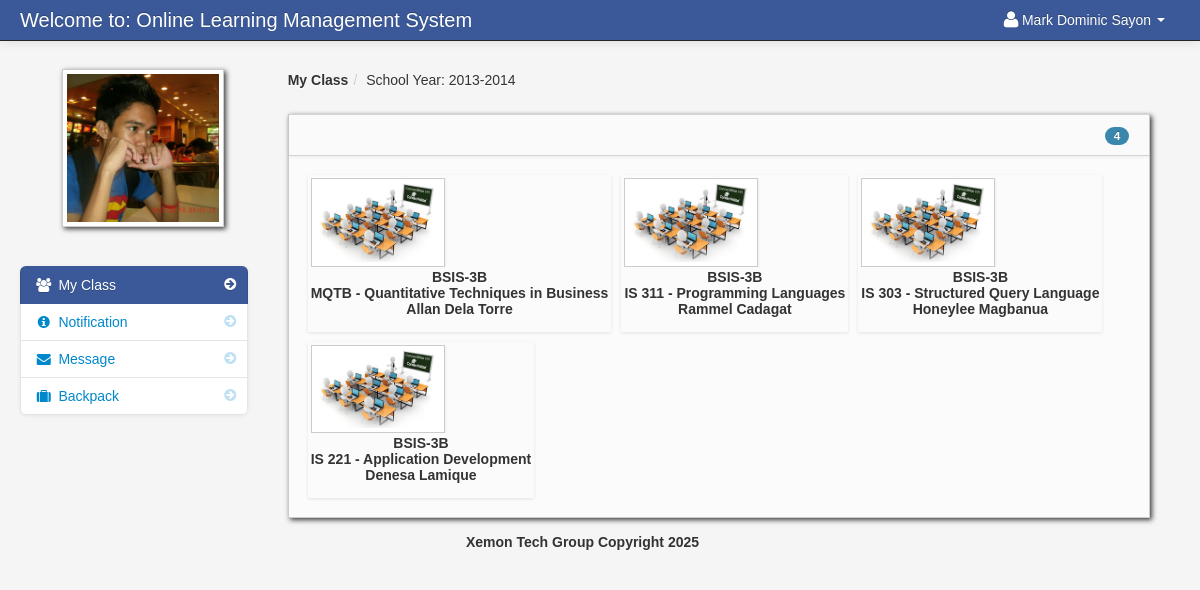
The page /dashboard_student.php (signed in) on the database its author committed.
### tables this page shows
CREATE TABLE `student` (
  `student_id` int(11) NOT NULL,
  `firstname` varchar(100) NOT NULL,
  `lastname` varchar(100) NOT NULL,
  `class_id` int(11) NOT NULL,
  `username` varchar(100) NOT NULL,
  `password` varchar(100) NOT NULL,
  `location` varchar(100) NOT NULL,
  `status` varchar(100) NOT NULL
);

CREATE TABLE `school_year` (
  `school_year_id` int(11) NOT NULL,
  `school_year` varchar(100) NOT NULL
);

CREATE TABLE `teacher_class_student` (
  `teacher_class_student_id` int(11) NOT NULL,
  `teacher_class_id` int(11) NOT NULL,
  `student_id` int(11) NOT NULL,
  `teacher_id` int(11) NOT NULL
);

CREATE TABLE `teacher_class` (
  `teacher_class_id` int(11) NOT NULL,
  `teacher_id` int(11) NOT NULL,
  `class_id` int(11) NOT NULL,
  `subject_id` int(11) NOT NULL,
  `thumbnails` varchar(100) NOT NULL,
  `school_year` varchar(100) NOT NULL
);

CREATE TABLE `class` (
  `class_id` int(11) NOT NULL,
  `class_name` varchar(100) NOT NULL
);

CREATE TABLE `subject` (
  `subject_id` int(11) NOT NULL,
  `subject_code` varchar(100) NOT NULL,
  `subject_title` varchar(100) NOT NULL,
  `category` varchar(100) NOT NULL,
  `description` longtext NOT NULL,
  `unit` int(11) NOT NULL,
  `Pre_req` varchar(100) NOT NULL,
  `semester` varchar(100) NOT NULL
);

CREATE TABLE `teacher` (
  `teacher_id` int(11) NOT NULL,
  `username` varchar(100) NOT NULL,
  `password` varchar(200) NOT NULL,
  `firstname` varchar(100) NOT NULL,
  `lastname` varchar(100) NOT NULL,
  `department_id` int(11) NOT NULL,
  `location` varchar(200) NOT NULL,
  `about` varchar(500) NOT NULL,
  `teacher_status` varchar(20) NOT NULL,
  `teacher_stat` varchar(100) NOT NULL
);

### session.php (called while the page is built, shortened)
<?php
$session_id = $_SESSION['id'];
?>

### dashboard_student.php (the view, shortened to what this page needs)
<?php include('header_dashboard.php'); ?>
<?php include('session.php'); ?>
<body>
	<?php include('navbar_student.php'); ?>
	<div class="container-fluid">
		<div class="row-fluid">
			<?php include('student_sidebar.php'); ?>
			<div class="span9" id="content">
				<div class="row-fluid">
					<ul class="breadcrumb">
						<?php
						$school_year_query = mysqli_query($conn, "select * from school_year order by school_year DESC") or die(mysqli_error());
						$school_year_query_row = mysqli_fetch_array($school_year_query);
						$school_year = $school_year_query_row['school_year'];
						?>
						<li><a href="#"><b>My Class</b></a><span class="divider">/</span></li>
						<li><a href="#">School Year: <?php echo $school_year_query_row['school_year']; ?></a></li>
					</ul>
					<div class="block">
						<div class="navbar navbar-inner block-header">
							<div id="" class="muted pull-right">
								<?php $query = mysqli_query($conn, "select * from teacher_class_student
														LEFT JOIN teacher_class ON teacher_class.teacher_class_id = teacher_class_student.teacher_class_id
														LEFT JOIN class ON class.class_id = teacher_class.class_id
														LEFT JOIN subject ON subject.subject_id = teacher_class.subject_id
														LEFT JOIN teacher ON teacher.teacher_id = teacher_class.teacher_id
														where student_id = '$session_id' and school_year = '$school_year'
														") or die(mysqli_error());
								$count = mysqli_num_rows($query);
								?>
								<span class="badge badge-info"><?php echo $count; ?></span>
							</div>
						</div>
						<div class="block-content collapse in">
							<div class="span12">
								<ul id="da-thumbs" class="da-thumbs">
									<?php
									if ($count != '0') {
										while ($row = mysqli_fetch_array($query)) {
											$id = $row['teacher_class_id'];
											?>
											<li>
												<a href="my_classmates.php<?php echo '?id=' . $id; ?>">
													<img src="<?php echo $row['thumbnails'] ?>" width="124" height="140"
														class="img-polaroid">
												</a>
												<p class="class"><?php echo $row['class_name']; ?></p>
												<p class="subject">
													<?php echo $row['subject_code'] . " - " . $row['subject_title']; ?>
												</p>
												<p class="subject"><?php echo $row['firstname'] . " " . $row['lastname'] ?></p>
											</li>
										<?php }
									} else { ?>
										<div class="alert alert-info"><i class="icon-info-sign"></i> You are currently not
											enroll to your class</div>
									<?php } ?>
								</ul>
							</div>
						</div>
					</div>
				</div>
			</div>
		</div>
		<?php include('footer.php'); ?>
	</div>
	<?php include('script.php'); ?>
</body>
</html>

### header_dashboard.php (shortened to what this page needs)
<!DOCTYPE html>
<html class="no-js">
    <head>
        <link href="admin/bootstrap/css/bootstrap.min.css" rel="stylesheet" media="screen">
        <link href="admin/bootstrap/css/bootstrap-responsive.min.css" rel="stylesheet" media="screen">
        <link href="admin/bootstrap/css/font-awesome.css" rel="stylesheet" media="screen">
        <link href="admin/bootstrap/css/my_style.css" rel="stylesheet" media="screen">
        <link href="admin/bootstrap/css/print.css" rel="stylesheet" media="print">
        <link href="admin/vendors/easypiechart/jquery.easy-pie-chart.css" rel="stylesheet" media="screen">
        <link href="admin/assets/styles.css" rel="stylesheet" media="screen">
		<link href="admin/vendors/fullcalendar/fullcalendar.css" rel="stylesheet" media="screen">
		<link href="admin/assets/DT_bootstrap.css" rel="stylesheet" media="screen">
		<link href="admin/vendors/jGrowl/jquery.jgrowl.css" rel="stylesheet" media="screen">
		<link rel="stylesheet" type="text/css" href="admin/vendors/bootstrap-wysihtml5/src/bootstrap-wysihtml5.css"></link>
		<link href="admin/vendors/jGrowl/jquery.jgrowl.css" rel="stylesheet" media="screen">
    </head>

### navbar_student.php (shortened to what this page needs)
<div class="navbar navbar-fixed-top navbar-inverse">
	<div class="navbar-inner">
		<div class="container-fluid">
			<a class="brand" href="#">Welcome to: Online Learning Management System</a>
			<div class="nav-collapse collapse">
				<ul class="nav pull-right">
					<?php $query = mysqli_query($conn, "select * from student where student_id = '$session_id'") or die(mysqli_error());
					$row = mysqli_fetch_array($query);
					?>
					<li class="dropdown">
						<a href="#" role="button" class="dropdown-toggle" data-toggle="dropdown"> <i
								class="icon-user icon-large"></i><?php echo $row['firstname'] . " " . $row['lastname']; ?>
							<i class="caret"></i></a>
					</li>
				</ul>
			</div>
		</div>
	</div>
</div>

### student_sidebar.php (shortened to what this page needs)
<div class="span3" id="sidebar">
					<img id="avatar" class="img-polaroid" src="admin/<?php echo $row['location']; ?>">
		<ul class="nav nav-list bs-docs-sidenav nav-collapse collapse">
			<li class="active"><a href="dashboard_student.php"><i class="icon-chevron-right"></i><i class="icon-group"></i>&nbsp;My Class</a></li>
			<li class="">
				<a href="student_notification.php"><i class="icon-chevron-right"></i><i class="icon-info-sign"></i>&nbsp;Notification
				</a>
			</li>
			<li class="">
			<a href="student_message.php"><i class="icon-chevron-right"></i><i class="icon-envelope-alt"></i>&nbsp;Message
			</a>
			</li>
			 <li class=""><a href="backpack.php"><i class="icon-chevron-right"></i><i class="icon-suitcase"></i>&nbsp;Backpack</a></li>
		</ul>
</div>

### footer.php
<center>
	<footer>
		<p>Xemon Tech Group Copyright 2025</p>
	</footer>
</center>

### script.php (shortened to what this page needs)
	<link href="admin/vendors/datepicker.css" rel="stylesheet" media="screen">
	<link href="admin/vendors/uniform.default.css" rel="stylesheet" media="screen">
	<link href="admin/vendors/chosen.min.css" rel="stylesheet" media="screen">
<link rel="stylesheet" type="text/css" href="admin/assets//style.css" />
	<link href="admin/vendors/datepicker.css" rel="stylesheet" media="screen">

### admin/assets/styles.css (style rules this page uses)
body { padding-top: 60px; padding-bottom: 40px; background-color: #f5f5f5; }
#content { margin-left:0px; }
.breadcrumb { margin: 0 0 0px; padding: 10px 0px; background-color: transparent; }
.block { background: url("../images/pixel-60fff.png") repeat scroll 0 0 rgba(0, 0, 0, 0) !important; border: 1px solid #ccc; background: white; margin: 1em 0em; border-top: none; -webkit-box-shadow: 2px 2px 5px rgba(0, 0, 6, 0.75); -moz-box-shadow: 2px 2px 5px rgba(0, 0, 6, 0.75); box-shadow: 2px 2px 5px rgba(0, 0, 6, 0.75); }
.block-content { margin: 1em; min-height: .25em; }
.block-header { margin-bottom: 0px; border-right: none; border-left: none; -webkit-border-radius: 0px; -moz-border-radius: 0px; border-radius: 0px; }
.block-header div { padding-top: 10px; }
.bs-docs-sidenav { max-width: 228px; margin: 30px 0 0; padding: 0; background-color: #fff; -webkit-border-radius: 6px; -moz-border-radius: 6px; border-radius: 6px; -webkit-box-shadow: 0 1px 4px rgba(0,0,0,.065); -moz-box-shadow: 0 1px 4px rgba(0,0,0,.065); box-shadow: 0 1px 4px rgba(0,0,0,.065); }
.bs-docs-sidenav > li > a { display: block; width: 190px \9; margin: 0 0 -1px; padding: 8px 14px; border: 1px solid #e5e5e5; }
.bs-docs-sidenav > li:first-child > a { -webkit-border-radius: 6px 6px 0 0; -moz-border-radius: 6px 6px 0 0; border-radius: 6px 6px 0 0; }
.bs-docs-sidenav > li:last-child > a { -webkit-border-radius: 0 0 6px 6px; -moz-border-radius: 0 0 6px 6px; border-radius: 0 0 6px 6px; }
.bs-docs-sidenav > .active > a { position: relative; z-index: 2; padding: 9px 15px; border: 0; text-shadow: 0 1px 0 rgba(0,0,0,.15); -webkit-box-shadow: inset 1px 0 0 rgba(0,0,0,.1), inset -1px 0 0 rgba(0,0,0,.1); -moz-box-shadow: inset 1px 0 0 rgba(0,0,0,.1), inset -1px 0 0 rgba(0,0,0,.1); box-shadow: inset 1px 0 0 rgba(0,0,0,.1), inset -1px 0 0 rgba(0,0,0,.1); }
.bs-docs-sidenav .icon-chevron-right { float: right; margin-top: 2px; margin-right: -6px; opacity: .25; }
.bs-docs-sidenav .active .icon-chevron-right, .bs-docs-sidenav .active a:hover .icon-chevron-right { opacity: 1; }

### admin/assets/style.css (style rules this page uses)
.da-thumbs { float: left; list-style: none outside none; margin: 0; padding: 0; position: relative; }
.da-thumbs li { float: left; margin: 5px; padding: 3px; position: relative; box-shadow: 0 1px 3px rgba(0,0,0,0.1); }
.da-thumbs li a, .da-thumbs li a img { display: block; position: relative; }
.da-thumbs li a { overflow: hidden; }
.class { font-family: helvetica !important; font-weight: bold; text-align: center; }
.subject { font-family: helvetica !important; font-weight: bold; text-align: center; margin-top: -14px; }

### rows shown on the page
student: firstname "Mark Dominic", lastname "Sayon", location (picture)
school_year: school_year "2013-2014"
teacher_class_student: teacher_class.thumbnails (picture), class.class_name "BSIS-3B", subject.subject_code "MQTB", subject.subject_title "Quantitative Techniques in Business", teacher.firstname "Allan", teacher.lastname "Dela Torre"
teacher_class_student: teacher_class.thumbnails (picture), class.class_name "BSIS-3B", subject.subject_code "IS 311", subject.subject_title "Programming Languages", teacher.firstname "Rammel", teacher.lastname "Cadagat"
teacher_class_student: teacher_class.thumbnails (picture), class.class_name "BSIS-3B", subject.subject_code "IS 303", subject.subject_title "Structured Query Language", teacher.firstname "Honeylee", teacher.lastname "Magbanua"
teacher_class_student: teacher_class.thumbnails (picture), class.class_name "BSIS-3B", subject.subject_code "IS 221", subject.subject_title "Application Development", teacher.firstname "Denesa", teacher.lastname "Lamique"

### other values the page prints
$count "4"
